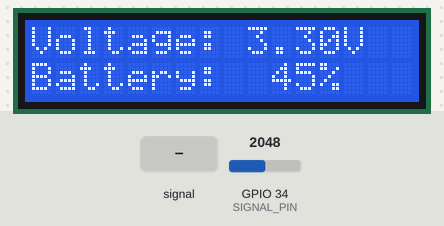
A sketch run on a simulated ESP32. Shown: 16×2 character LCD. The test bench sets the inputs (shaded band); at power-on: GPIO 34 (SIGNAL_PIN) = 2048. What the sketch prints to the serial monitor is not drawn.

Above: at 1.3 s.
1.4 s: GPIO 34 (SIGNAL_PIN) fed a 200 Hz sine of ±327 counts around its level
At 1.6 s:
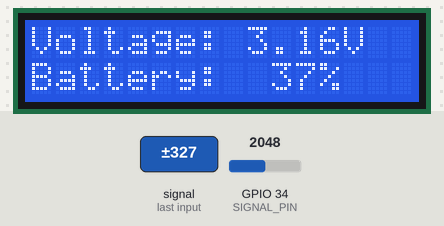
2.9 s: GPIO 34 (SIGNAL_PIN) set to 2866
At 4.0 s:
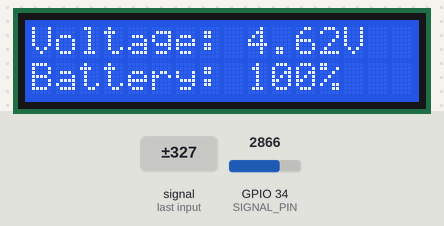
4.5 s: GPIO 34 (SIGNAL_PIN) fed a 1000 Hz sine of ±1023 counts around its level
At 4.7 s:
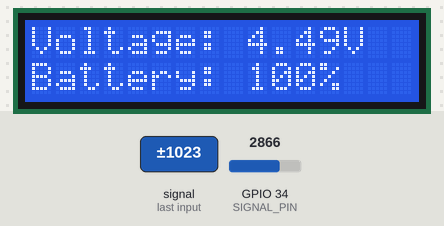
6.0 s: GPIO 34 (SIGNAL_PIN) set to 3603
At 6.4 s:
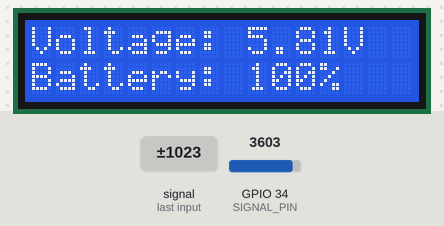
7.6 s: GPIO 34 (SIGNAL_PIN) set to 4095
At 8.3 s:
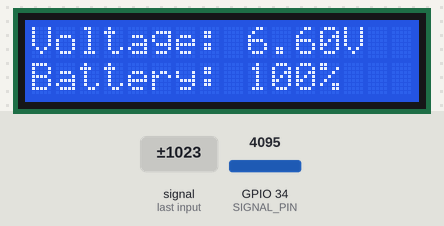
Timing chart, 0 to 10.1 s (numbered marks = the images above; inputs shaded):
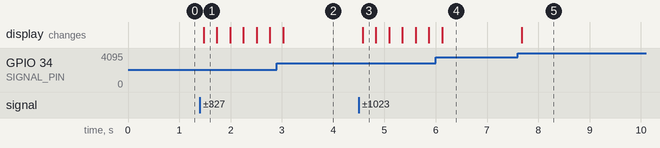

Measured:
- after the input at 1.4 s, the display: changes after 0.07 s (image 1)
- after the input at 4.5 s, the display: changes after 0.08 s (image 3)
- after the input at 7.6 s, the display: changes after 0.08 s (image 5)

The sketch:

main.ino
```cpp
#include <Arduino.h>
#include <LiquidCrystal_I2C.h>
#include <Wire.h>

constexpr uint8_t SDA_PIN = 21;
constexpr uint8_t SCL_PIN = 22;
constexpr uint8_t SIGNAL_PIN = 34;

constexpr uint8_t ADC_SAMPLES = 16;
constexpr uint32_t UPDATE_MS = 200;

// Коэффициент делителя напряжения: V_real = V_measured * VOLTAGE_COEFF
// 2.0 = потенциометр делит на 2 (4V на входе -> 2V на GPIO)
#define VOLTAGE_COEFF 2.0f

// Таблица: напряжение (mV) -> процент заряда, шаг 5%
// 4.4V=100% ... 2.4V=0%, 21 точка
struct BatPoint {
    uint16_t mv;
    uint8_t pct;
};
static const BatPoint BAT_TABLE[] = {
    {4400, 100}, {4300, 95}, {4200, 90}, {4100, 85}, {4000, 80}, {3900, 75}, {3800, 70},
    {3700, 65},  {3600, 60}, {3500, 55}, {3400, 50}, {3300, 45}, {3200, 40}, {3100, 35},
    {3000, 30},  {2900, 25}, {2800, 20}, {2700, 15}, {2600, 10}, {2500, 5},  {2400, 0}};
constexpr uint8_t BAT_TABLE_LEN = sizeof(BAT_TABLE) / sizeof(BAT_TABLE[0]);

LiquidCrystal_I2C lcd(0x27, 16, 2);

static void printLine(uint8_t row, const char *text) {
    lcd.setCursor(0, row);
    lcd.print("                ");
    lcd.setCursor(0, row);
    lcd.print(text);
}

static float readVoltage() {
    uint32_t sum = 0;
    for (uint8_t i = 0; i < ADC_SAMPLES; i++) {
        sum += analogReadMilliVolts(SIGNAL_PIN);
    }
    return (float)sum / ADC_SAMPLES / 1000.0f * VOLTAGE_COEFF;
}

// Линейная интерполяция между точками таблицы -> 1% точность
static uint8_t voltageToPct(float v) {
    uint16_t mv = (uint16_t)(v * 1000.0f + 0.5f);

    if (mv >= BAT_TABLE[0].mv)
        return 100;
    if (mv <= BAT_TABLE[BAT_TABLE_LEN - 1].mv)
        return 0;

    for (uint8_t i = 0; i < BAT_TABLE_LEN - 1; i++) {
        const BatPoint &hi = BAT_TABLE[i];
        const BatPoint &lo = BAT_TABLE[i + 1];
        if (mv <= hi.mv && mv >= lo.mv) {
            // интерполяция
            uint16_t span_mv = hi.mv - lo.mv;   // 100 mV
            uint8_t span_pct = hi.pct - lo.pct; // 5
            uint16_t delta_mv = mv - lo.mv;
            return lo.pct + (uint8_t)((uint32_t)delta_mv * span_pct / span_mv);
        }
    }
    return 0;
}

void setup() {
    Serial.begin(115200);
    analogSetAttenuation(ADC_11db);

    Wire.begin(SDA_PIN, SCL_PIN);
    lcd.init();
    lcd.backlight();
    lcd.clear();

    printLine(0, "Voltage: ---");
    printLine(1, "Battery: ---");
}

void loop() {
    float v = readVoltage();
    uint8_t pct = voltageToPct(v);

    char row0[17], row1[17];
    snprintf(row0, sizeof(row0), "Voltage: %.2fV", v);
    snprintf(row1, sizeof(row1), "Battery: %3u%%", pct);

    printLine(0, row0);
    printLine(1, row1);

    Serial.printf("%.4f V  |  %u%%\n", v, pct);
    delay(UPDATE_MS);
}
```
